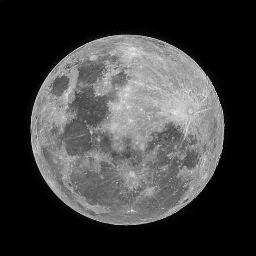
#> input picture Assignment 1/moon.jpg, 256 x 256 px
$ jupyter execute --allow-errors 12241710_Shivam_Asg1.ipynb
#> lines starting #> are read from the running program, lines starting #| are printed output that depends on the picture
# <p align="center">DS201: Statistical Programming</p>
<p align="center">Assignment 1</p>

**Name:** Shivam<br>
**Roll No:** 12241710

# Q1.
 A publishing firm wants to develop special printing machines for English. For this, they need to
determine the probability of occurrence of specific letters and words. You are given two large text
files (file A and file B).

1. Determine the probability of each alphabet in the English language. Uppercase and lower-
case alphabets are considered the same. Other characters like whitespace, punctuation, and
numerals are to be omitted. List the top ten occurring alphabets. Is the result the same for
file A and file B?

[cell 1]
import string
import math


# defining function 'clean_string' for removing whitespace, punctuation, and numerals and
# changing into lower case
def clean_string(s):
    s=s.lower()
    s=s.replace(" ","")
    s=s.replace(".","")
    s=s.replace("\n","")
    return  s

function for calculating probability of each alphabet which return dictionary 'prob_alpha'

[cell 2]
def prob_cal(file_path):

    # opening the file and reading file content
    with open(file_path, 'r') as file:
        file_content = file.read()

    #clearing the file content by using 'clean_string' function
    input_string=clean_string(file_content)

    #making a list 'count' for storing count of each alphabet
    count=[0]*26
    a_z=string.ascii_lowercase

    #counting the number of each alphabet
    a=-1
    for j in a_z:
        a+=1
        for i in input_string:
            if(j==i):
                count[a]+=1

    #calculating probability of each alphabet
    prob=[]
    for i in range(0,26):
        prob.append(count[i]/sum(count))

    #adding probability of each alphabet into dictionary
    a_z=string.ascii_lowercase
    prob_alpha={}
    for i in range(0,26):
        prob_alpha[a_z[i]]=prob[i]
    return prob_alpha

Calculating probability of each alphabet of **'fileA'**

#> (a cell that did not finish here is left out)

Calculating probability of each alphabet of **'fileB'**

#> (a cell that did not finish here is left out)

result_fileB

the top ten occurring alphabets for **fileA**

#> (a cell that did not finish here is left out)

the top ten occurring alphabets for **fileB**

#> (a cell that did not finish here is left out)

No, Result is not same for **fileA** and **fileB**.<br>
In **fileA** - **'e', 't', 'a', 'i', 'o', 'n', 's', 'r', 'h', 'd'** are top 10 whereas<br>
in **fileB** - **'e', 't', 'a', 'o', 'i', 'n', 's', 'r', 'h', 'd'**.<br>
Alphabet in top 10 are same but there order is different.

Conclusion :<br>
We can see that most vowels are in top 5.<br>
So, Vowels are used most frequently is document.

## Entropy Calculation
2. The measure of uncertainty is determined by its entropy. Entropy should be computed as
<p align='center'>H = ∑(−pi log pi)</p>
where pi is the probability of event i. If we consider the occurrence of alphabets in English
as events of interest, determine the entropy. In other words, determines the uncertainty of
the alphabet in the English language. Use the results from the previous question.

[cell 7]
# defining function 'entropy_cal' for calculating entropy
def entropy_cal(file_path):
    req_dic=prob_cal(file_path)
    entropy=0
    for key in req_dic:
        entropy+=-req_dic[key] *math.log2(req_dic[key])
    return entropy

Entopy for **fileA**

#> (a cell that did not finish here is left out)

Entopy for **fileB**

#> (a cell that did not finish here is left out)


3. How would the entropy change if all alphabets were equiprobable?

All alphabets are equiprobable.So, probablity of each alphabet will be 1/26.

[cell 10]
entropy=0
for i in range(26):
    entropy+=-(1/26)*math.log2(1/26)
entropy

For both files the entropy will be same.

## Q2.
Consider a discrete random variable R with 16 states, denoted as r0, r1, . . . , r15. The probabilities
associated with each state are as follows:<br>

[0.50,0.25,0.125,0.0625, 0.03125, 0.015625, 0.03125, 0.015625, 0.0078125, 0.00390625, 0.001953125,
0.00390625, 0.001953125, 0.0009765625, 0.00048828125, 0.000244140625]<br>

Your task is to write a program to transform the random variable R into a new random variable
S in such a way that the probability mass function (PMF) of S is uniform.
Provide the code and explanation of your transformation method.

[cell 11]
r=[0.50,0.25,0.125,0.0625, 0.03125, 0.015625, 0.03125, 0.015625, 0.0078125, 0.00390625, 0.001953125,
0.00390625, 0.001953125, 0.0009765625, 0.00048828125, 0.000244140625]

[cell 12]
sum(r)

Sum of pmf of **R** is greater than 1.<br>
S0, We will normalize pmf of random variable R.

[cell 13]
r_norm=[]
for i in r:
    r_norm.append(i/sum(r))
r_norm

[cell 14]
sum(r_norm)

[cell 15]
l=list(range(16))
r_state= [f'r{i}' for i in l]
rv_R={}
for i in range(0,16):
    rv_R[r_state[i]]=r_norm[i]
rv_R

[cell 16]
sum(rv_R.values())

Now we will find the cdf of random variable **R**.

[cell 17]
cdf=[0]*16
for i in range(16):
    for j in range(i+1):
        cdf[i]+=r_norm[j]
cdf

Now, we will transform random variable **R** to random variable **S** by <br>
<p align='center'><math xmlns="http://www.w3.org/1998/Math/MathML"><msub><mi>S</mi><mi>k</mi></msub><mo>=</mo><mo>(</mo><mi>L</mi><mo>-</mo><mn>1</mn><mo>)</mo><munderover accent='false' accentunder='false'><mo>&#x2211;</mo><mrow><mi>j</mi><mo>=</mo><mn>0</mn></mrow><mi>k</mi></munderover><mi>p</mi><mo>(</mo><msub><mi>r</mi><mi>j</mi></msub><mo>)</mo></math></p>

[cell 18]
rv_S=[]
for i in range(16):
    rv_S.append(cdf[i]*15)
rv_S

Now we will round of to integer.

[cell 19]
round_S=[]
for i in rv_S:
    round_S.append(round(i))
round_S

Now we will calculate probability of each state of S.

[cell 20]
pmf_S=[0]*16
for i in range (len(round_S)):
    pmf_S[round_S[i]]+=r_norm[i]
pmf_S

[cell 21]
import matplotlib.pyplot as plt
l=list(range(0,16))
x_values=l
y_values=pmf_S
plt.scatter(x_values,y_values)

custom_labels = [f's{i}' for i in x_values]
plt.xticks(x_values,custom_labels)

plt.xlabel('States')
plt.ylabel('Prob of state ')
plt.title('pmf of S')

plt.show()
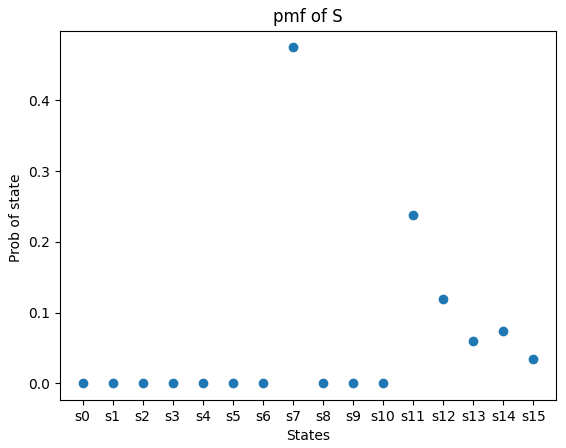
#> figure drawn by matplotlib, 1 panel

## Q3.
Generate random numbers which has pdf shown in Figure 1.

Given Pdf
<p align='center'><math xmlns="http://www.w3.org/1998/Math/MathML"><msub><mi>f</mi><mi>X</mi></msub><mo>(</mo><mi>x</mi><mo>)</mo><mo>=</mo><mo>{</mo><mo>&#xA0;</mo><mfrac><mn>1</mn><mn>2</mn></mfrac><mo>(</mo><mi>x</mi><mo>-</mo><mn>1</mn><mo>)</mo><mo>&#xA0;</mo><mo>&#xA0;</mo><mn>1</mn><mo>&#x2264;</mo><mi>x</mi><mo>&#x2264;</mo><mn>3</mn><mspace linebreak="newline"/><mo>&#xA0;</mo><mo>&#xA0;</mo><mo>&#xA0;</mo><mo>&#xA0;</mo><mo>&#xA0;</mo><mo>&#xA0;</mo><mo>&#xA0;</mo><mo>&#xA0;</mo><mo>&#xA0;</mo><mo>&#xA0;</mo><mo>&#xA0;</mo><mo>&#xA0;</mo><mn>0</mn><mo>&#xA0;</mo><mi>o</mi><mi>t</mi><mi>h</mi><mi>e</mi><mi>r</mi><mi>w</mi><mi>i</mi><mi>s</mi><mi>e</mi></math></p>
We will plot pdf f(x)

[cell 22]
import matplotlib.pyplot as plt
import numpy as np


x_values = np.linspace(-5, 5, 100)  # Adjust the range as needed


y_values = np.zeros_like(x_values)

condition = (x_values >= 1) & (x_values <= 3)
y_values[condition] = 0.5 * x_values[condition] - 0.5


plt.plot(x_values, y_values, label='f(x) = 0.5x - 0.5 for 1<=x<=3; otherwise 0')


plt.xlabel('x')
plt.ylabel('f(x)')
plt.title('Plot of f(x) = 0.5x - 0.5 for 1<=x<=3; otherwise 0')
plt.axhline(0, color='black', linewidth=0.5)
plt.axvline(0, color='black', linewidth=0.5)


plt.legend()


plt.grid(True)
plt.show()
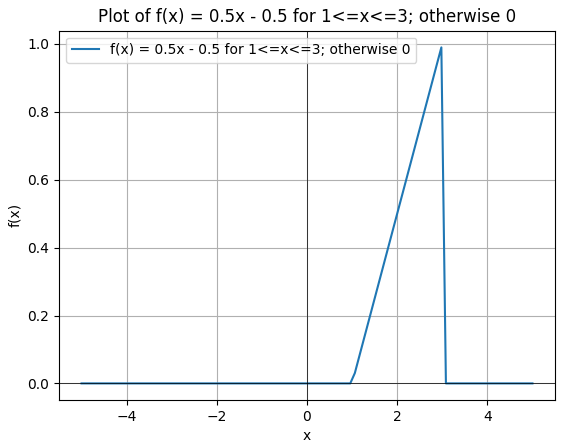
#> figure drawn by matplotlib, 1 panel; curve peaks at x = 2.98, y = 0.99

Now we will calculate cdf of X <br>
<math xmlns="http://www.w3.org/1998/Math/MathML"><msub><mi>F</mi><mi>X</mi></msub><mo>(</mo><mi>x</mi><mo>)</mo><mo>=</mo><mo>{</mo><mo>&#xA0;</mo><mn>0</mn><mo>&#xA0;</mo><mo>&#xA0;</mo><mo>&#xA0;</mo><mo>&#xA0;</mo><mo>&#xA0;</mo><mo>&#xA0;</mo><mo>&#xA0;</mo><mo>&#xA0;</mo><mo>&#xA0;</mo><mo>&#xA0;</mo><mo>&#xA0;</mo><mo>&#xA0;</mo><mo>&#xA0;</mo><mi>x</mi><mo>&lt;</mo><mn>1</mn></math><br>
<math xmlns="http://www.w3.org/1998/Math/MathML"><mo>&#xA0;</mo><mo>&#xA0;</mo><mo>&#xA0;</mo><mo>&#xA0;</mo><mo>&#xA0;</mo><mo>&#xA0;</mo><mo>&#xA0;</mo><mo>&#xA0;</mo><mo>&#xA0;</mo><mo>&#xA0;</mo><mo>&#xA0;</mo><mo>&#xA0;</mo><mo>&#xA0;</mo><mfrac><mrow><mo>(</mo><mi>x</mi><mo>-</mo><mn>1</mn><msup><mo>)</mo><mn>2</mn></msup></mrow><mn>4</mn></mfrac><mo>&#xA0;</mo><mo>&#xA0;</mo><mo>&#xA0;</mo><mo>&#xA0;</mo><mn>1</mn><mo>&#x2264;</mo><mi>x</mi><mo>&#x2264;</mo><mn>3</mn><mo>&#xA0;</mo></math><br>
<math xmlns="http://www.w3.org/1998/Math/MathML"><mo>&#xA0;</mo><mo>&#xA0;</mo><mo>&#xA0;</mo><mo>&#xA0;</mo><mo>&#xA0;</mo><mo>&#xA0;</mo><mo>&#xA0;</mo><mo>&#xA0;</mo><mo>&#xA0;</mo><mo>&#xA0;</mo><mo>&#xA0;</mo><mo>&#xA0;</mo><mo>&#xA0;</mo><mn>1</mn><mo>&#xA0;</mo><mo>&#xA0;</mo><mo>&#xA0;</mo><mo>&#xA0;</mo><mo>&#xA0;</mo><mo>&#xA0;</mo><mo>&#xA0;</mo><mo>&#xA0;</mo><mo>&#xA0;</mo><mo>&#xA0;</mo><mo>&#xA0;</mo><mo>&#xA0;</mo><mo>&#xA0;</mo><mi>x</mi><mo>&gt;</mo><mn>3</mn></math>

Now we will transform x by its cdf which will give new random variable y have uniform pdf.

[cell 23]
import matplotlib.pyplot as plt
import numpy as np


def piecewise_function(x):
    return np.piecewise(x, [x < 1, (x >= 1) & (x <= 3), x > 3], [0, lambda x: (x**2 + 1 - 2*x)/4, 1])


x_values = np.linspace(-2, 4, 500)  # Adjust the range as needed


y_values = piecewise_function(x_values)


plt.plot(x_values, y_values, label=r'$y = \frac{x^2 + 1 - 2x}{4}$ for $1 \leq x \leq 3$')


plt.xlabel('x')
plt.ylabel('y')
plt.title(r'Plot of $y = \frac{x^2 + 1 - 2x}{4}$ for $1 \leq x \leq 3$')
plt.axhline(0, color='black', linewidth=0.5)
plt.axvline(1, color='red', linestyle='--', label='x=1')
plt.axvline(3, color='red', linestyle='--', label='x=3')


plt.legend()


plt.grid(True)
plt.show()
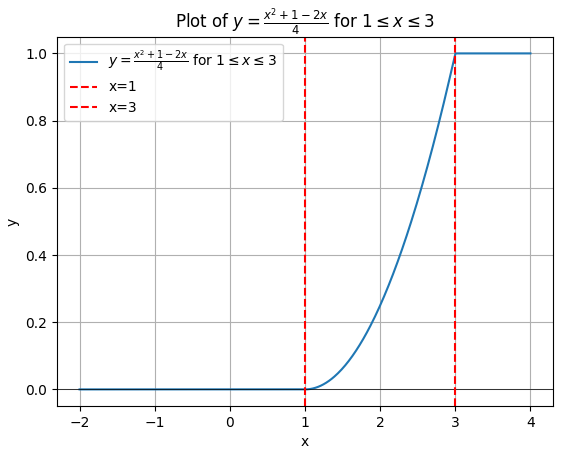
#> figure drawn by matplotlib, 1 panel; curve peaks at x = 3, y = 1

pdf of y

[cell 24]
import matplotlib.pyplot as plt
import numpy as np


def f(y):
    return 1 if 0 <= y <= 1 else 0


y_values = np.linspace(0, 1, 1000)


f_values = [f(y) for y in y_values]


plt.plot(y_values, f_values, label='f(y)')


plt.xlabel('y')
plt.ylabel('f(y)')
plt.title('Plot of f(y) = 1 for 0 <= y <= 1, else 0')

plt.legend()
plt.grid(True)
plt.show()
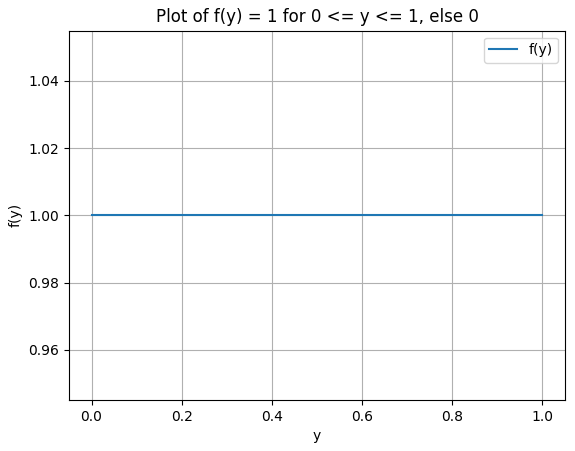
#> figure drawn by matplotlib, 1 panel

function to generate uniform random number y

[cell 25]
import time

def custom_uniform():
    # Use the current time in seconds as a seed
    seed = int(time.time() * 1000000)

    # Define constants for the linear congruential generator
    a = 1664525
    c = 1013904223
    m = 2**32

    # Linear congruential generator
    seed = (a * seed + c) % m

    # Map the seed to a number between 0 and 1
    random_number = seed / m

    return random_number

function to generate random number X<br>
<math xmlns="http://www.w3.org/1998/Math/MathML"><mi>x</mi><mo>=</mo><mn>1</mn><mo>+</mo><mn>2</mn><msqrt><mi>y</mi></msqrt></math>

[cell 26]
import random
import math

def generate_x():
    y=custom_uniform()
    x=1+2*math.sqrt(y)
    return x

[cell 27]
generate_x()

we can generate random number x by using function "generate_x()"

## Q4.
Choose any grayscale image of size 256x256:
1. Compute the histogram of the image and adjust the bin size for the histogram to observe
the impact on the visualization. Apply histogram equalization to the image and visualize the
original and equalized histograms.

[cell 28]
import cv2
import matplotlib.pyplot as plt
import numpy as np

image = cv2.imread('moon.jpg', cv2.IMREAD_GRAYSCALE)
#> image is the input picture: shape (256, 256); min 0, max 242, mean 63.2

# Flatten the image array to a 1D array
flat_image = image.flatten()

# Create subplots for the original image and histograms
fig, (ax1, ax2, ax3) = plt.subplots(1, 3, figsize=(15, 5))

# Plot the original image
ax1.imshow(image, cmap='gray')
ax1.set_title('Original Image')

# Plot the histogram with default bin size
ax2.hist(flat_image, bins=256, range=[0, 256], color='black', alpha=0.7)
ax2.set_title('Histogram (Default Bins)')

# Plot the histogram with adjusted bin size (e.g., 10 bins)
ax3.hist(flat_image, bins=10, range=[0, 256], color='black', alpha=0.7)
ax3.set_title('Histogram (Adjusted Bins)')

# Show the plots
plt.show()
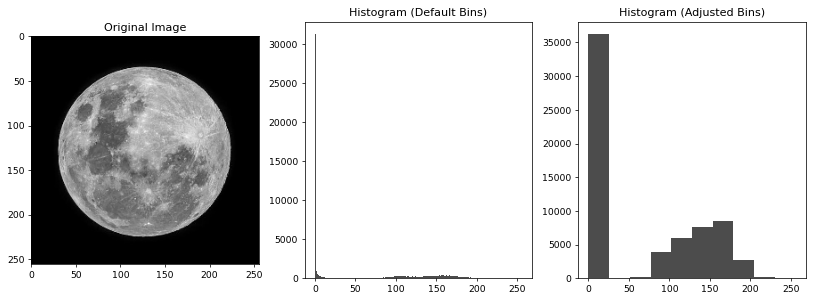
#> figure drawn by matplotlib, 3 panels; panel 2: tallest bar 31309 high, from x = 0 to 1; panel 3: tallest bar 36273 high, from x = -1.78e-15 to 25.6

[cell 29]
import cv2
import matplotlib.pyplot as plt
import numpy as np

image = cv2.imread('moon.jpg', cv2.IMREAD_GRAYSCALE)

# Apply histogram equalization
equalized_image = cv2.equalizeHist(image)
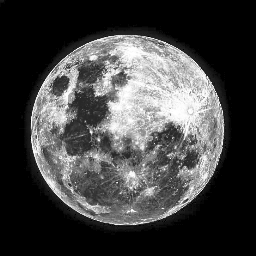
#> equalized_image: shape (256, 256); min 0, max 255, mean 67.2

# Flatten the original and equalized images to 1D arrays
flat_image = image.flatten()
flat_equalized_image = equalized_image.flatten()

# Create subplots for the original and equalized histograms
fig, (ax1, ax2, ax3) = plt.subplots(1, 3, figsize=(15, 5))

# Plot the original image
ax1.imshow(image, cmap='gray')
ax1.set_title('Original Image')

# Plot the original histogram
ax2.hist(flat_image, bins=256, range=[0, 256], color='black', alpha=0.7)
ax2.set_title('Original Histogram')

# Plot the equalized image
ax3.imshow(equalized_image, cmap='gray')
ax3.set_title('Equalized Image')

# Plot the equalized histogram
ax4 = ax3.inset_axes([0.6, 0.1, 0.35, 0.35])
ax4.hist(flat_equalized_image, bins=2, range=[0, 256], color='black', alpha=0.7)
ax4.set_title('Equalized Histogram')

# Show the plots
plt.show()
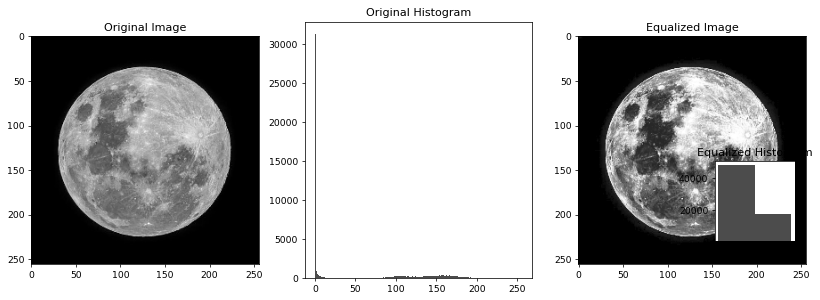
#> figure drawn by matplotlib, 3 panels; panel 2: tallest bar 31309 high, from x = 0 to 1

## 2.
Utilize the grayscale values of the chosen image from the previous problem. Apply a random
variable transformation to the gray level values to obtain a uniform PMF.

[cell 30]
import cv2
import matplotlib.pyplot as plt
import numpy as np

image = cv2.imread('moon.jpg', cv2.IMREAD_GRAYSCALE)

# Flatten the image array to a 1D array
flat_image = image.flatten()

# Compute the histogram and CDF of the original image
hist, bins = np.histogram(flat_image, bins=256, range=[0, 256], density=True)
#> hist = 256 values, max 0.478 at index 0, min 0 at index 50, mean 0.00391; bins = 257 values from 0 to 256
cdf = hist.cumsum()
#> cdf = 256 values from 0.478 to 1

# Transform the image using the CDF to obtain a uniform PMF
transformed_image = np.interp(flat_image, bins[:-1], cdf * 255).reshape(image.shape).astype(np.uint8)
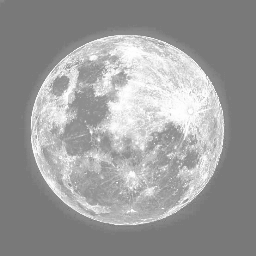
#> transformed_image: shape (256, 256); min 121, max 255, mean 156.2

# Display the original and transformed images
fig, (ax1, ax2) = plt.subplots(1, 2, figsize=(12, 5))

ax1.imshow(image, cmap='gray')
ax1.set_title('Original Image')

ax2.imshow(transformed_image, cmap='gray')
ax2.set_title('Transformed Image (Uniform PMF)')

plt.show()
